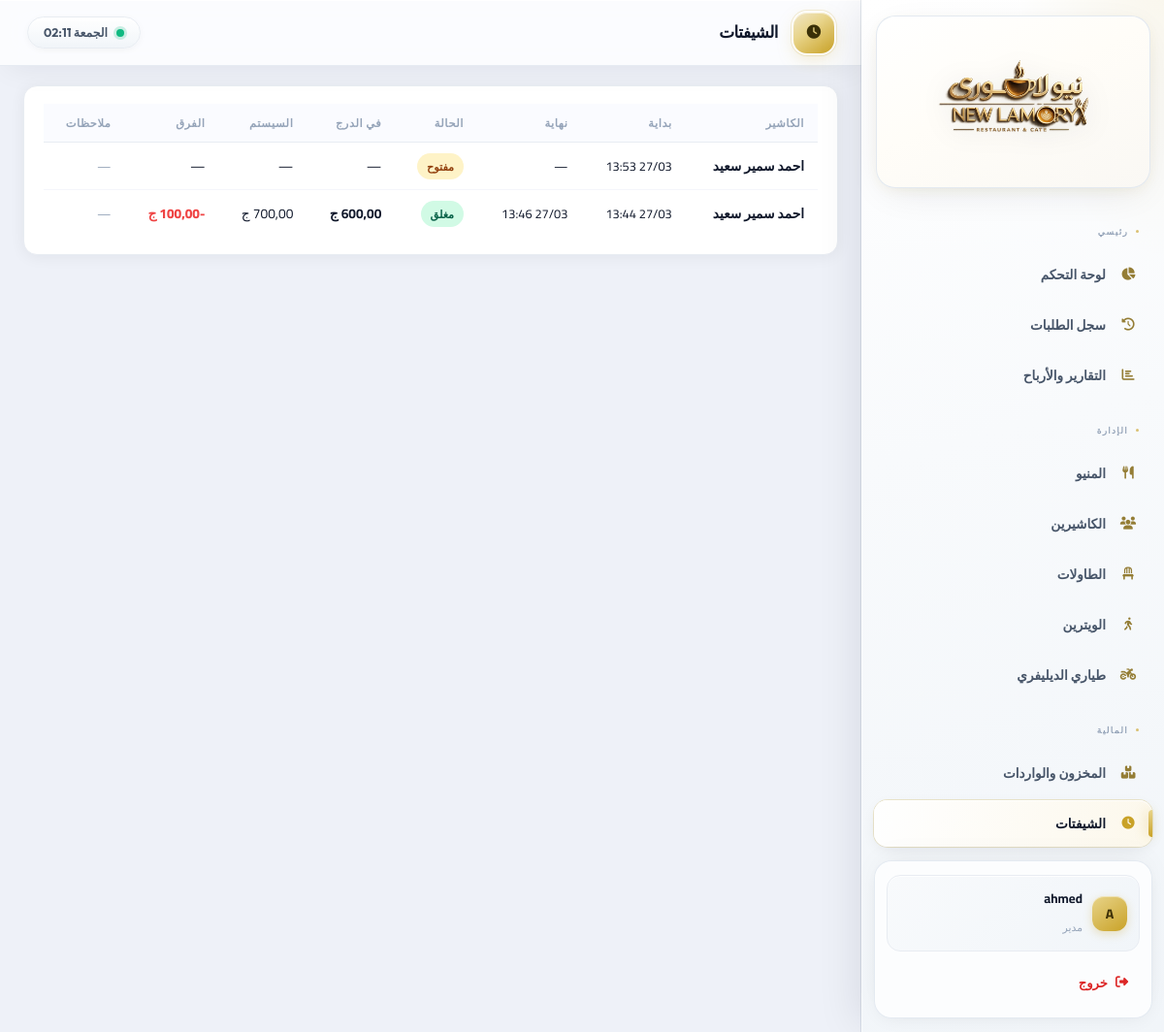
/admin-panel/shifts/ (signed in), run on an earlier commit of the app's database.
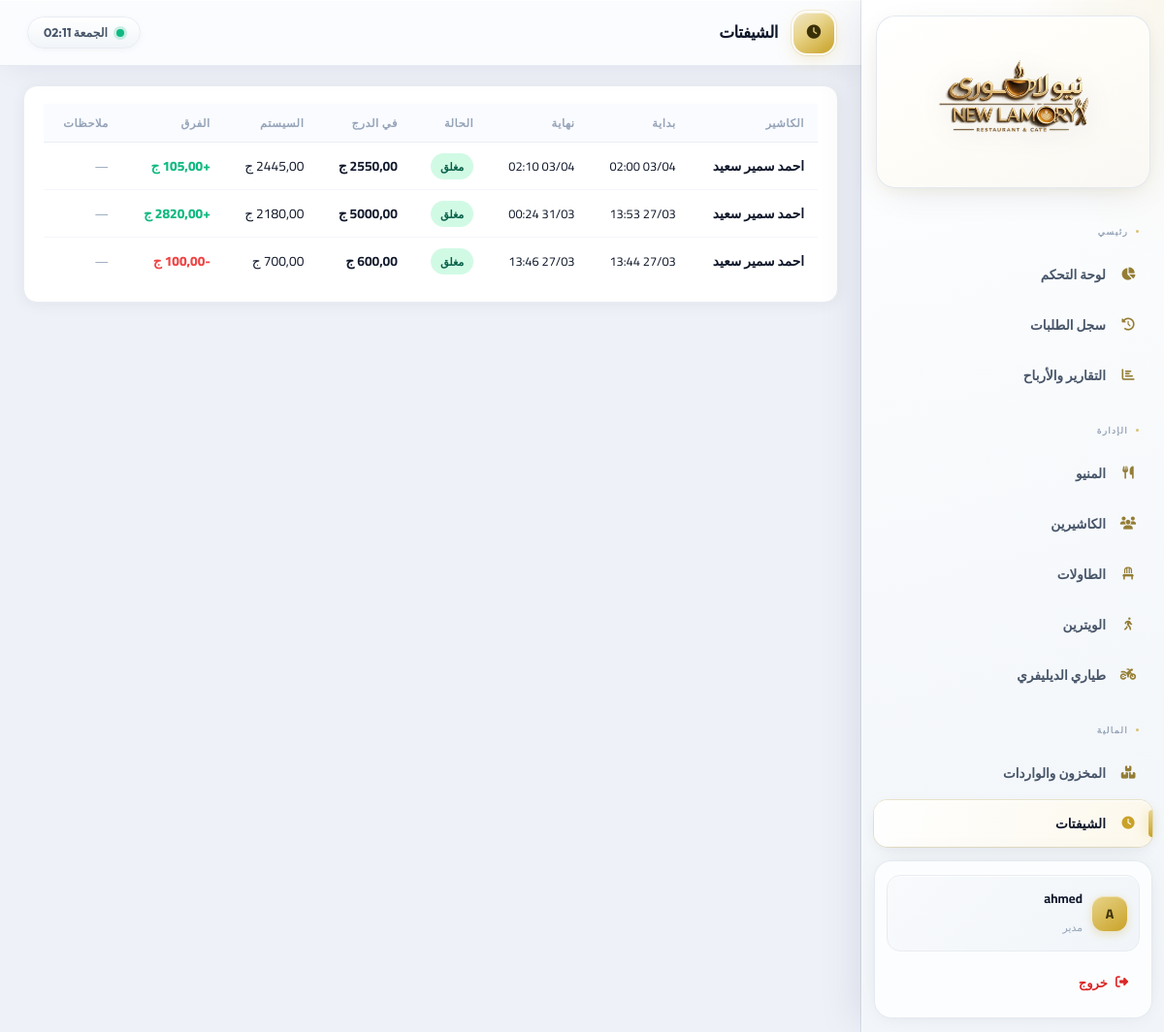
And on a later commit of the database.
### pos/models.py (models this page shows, shortened)
class Shift(models.Model):
    cashier        = models.ForeignKey(User, on_delete=models.CASCADE, related_name='shifts', verbose_name='الكاشير')
    start_time     = models.DateTimeField(auto_now_add=True)
    end_time       = models.DateTimeField(null=True, blank=True)
    status         = models.CharField(max_length=10, choices=[('open','مفتوح'),('closed','مغلق')], default='open')
    cash_in_drawer = models.DecimalField(max_digits=10, decimal_places=2, null=True, blank=True, verbose_name='الفلوس في الدرج')
    system_total   = models.DecimalField(max_digits=10, decimal_places=2, null=True, blank=True, verbose_name='إجمالي السيستم')
    difference     = models.DecimalField(max_digits=10, decimal_places=2, null=True, blank=True, verbose_name='الفرق')
    notes          = models.TextField(blank=True)
    class Meta:
        verbose_name='شيفت'; verbose_name_plural='الشيفتات'; ordering=['-start_time']

### pos/admin_views.py (the view)
# urls.py: path('admin-panel/shifts/',              admin_views.shifts_list,         name='admin_shifts'),
@admin_required
def shifts_list(request):
    shifts = Shift.objects.select_related('cashier').order_by('-start_time')[:50]
    return render(request, 'pos/admin/shifts.html', {'shifts': shifts})

### pos/admin_views.py (called while the page is built)
def admin_required(view_func):
    decorated = login_required(user_passes_test(lambda u: u.is_staff)(view_func))
    return decorated

### templates/pos/admin/shifts.html (shortened to what this page needs)
{% extends 'pos/admin/base.html' %}
{% block page_icon %}<i class="fas fa-clock"></i>{% endblock %}
{% block page_title %}الشيفتات{% endblock %}
{% block content %}
<div class="card">
  <table class="tbl">
    <thead><tr><th>الكاشير</th><th>بداية</th><th>نهاية</th><th>الحالة</th><th>في الدرج</th><th>السيستم</th><th>الفرق</th><th>ملاحظات</th></tr></thead>
    <tbody>
      {% for s in shifts %}
      <tr>
        <td><strong>{{ s.cashier.get_full_name|default:s.cashier.username }}</strong></td>
        <td style="font-size:.8rem">{{ s.start_time|date:"d/m H:i" }}</td>
        <td style="font-size:.8rem">{{ s.end_time|date:"d/m H:i"|default:"—" }}</td>
        <td>{% if s.status == 'open' %}<span class="badge b-war">مفتوح</span>{% else %}<span class="badge b-suc">مغلق</span>{% endif %}</td>
        <td>{% if s.cash_in_drawer is not None %}<strong>{{ s.cash_in_drawer|floatformat:2 }} ج</strong>{% else %}—{% endif %}</td>
        <td>{% if s.system_total is not None %}{{ s.system_total|floatformat:2 }} ج{% else %}—{% endif %}</td>
        <td>
          {% if s.difference is not None %}
          <span style="font-weight:800;color:{% if s.difference > 0 %}var(--suc){% elif s.difference < 0 %}var(--dan){% else %}var(--muted){% endif %}">
            {% if s.difference > 0 %}+{% endif %}{{ s.difference|floatformat:2 }} ج
          </span>
          {% else %}—{% endif %}
        </td>
        <td style="font-size:.8rem;color:var(--muted)">{{ s.notes|truncatechars:25|default:"—" }}</td>
      </tr>
      {% empty %}
      <tr><td colspan="8" style="text-align:center;color:var(--muted);padding:40px">مفيش شيفتات</td></tr>
      {% endfor %}
    </tbody>
  </table>
</div>
{% endblock %}

### templates/pos/admin/base.html (shortened to what this page needs)
{% load static %}
<!DOCTYPE html>
<html lang="ar" dir="rtl">
<head>
<link rel="stylesheet" href="https://cdnjs.cloudflare.com/ajax/libs/font-awesome/6.5.0/css/all.min.css">
</head>
<body>
<aside class="sb">
  <div class="sb-logo">
    <img class="sb-brand-img" src="{% static 'img/logo.png' %}" width="380" height="152" alt="">
  </div>
  <nav class="sb-nav">
    <div class="sb-sec">رئيسي</div>
    <a href="{% url 'admin_dashboard' %}" class="sb-a {% if request.resolver_match.url_name == 'admin_dashboard' %}active{% endif %}">
      <i class="fas fa-chart-pie"></i> لوحة التحكم
    </a>
    <a href="{% url 'admin_history' %}" class="sb-a {% if 'history' in request.resolver_match.url_name %}active{% endif %}">
      <i class="fas fa-clock-rotate-left"></i> سجل الطلبات
    </a>
    <a href="{% url 'admin_reports' %}" class="sb-a {% if 'reports' in request.resolver_match.url_name %}active{% endif %}">
      <i class="fas fa-chart-bar"></i> التقارير والأرباح
    </a>
    <div class="sb-sec">الإدارة</div>
    <a href="{% url 'admin_menu' %}" class="sb-a {% if 'menu' in request.resolver_match.url_name %}active{% endif %}">
      <i class="fas fa-utensils"></i> المنيو
    </a>
    <a href="{% url 'admin_cashiers' %}" class="sb-a {% if 'cashier' in request.resolver_match.url_name %}active{% endif %}">
      <i class="fas fa-users"></i> الكاشيرين
    </a>
    <a href="{% url 'admin_tables' %}" class="sb-a {% if 'table' in request.resolver_match.url_name %}active{% endif %}">
      <i class="fas fa-chair"></i> الطاولات
    </a>
    <a href="{% url 'admin_waiters' %}" class="sb-a {% if 'waiter' in request.resolver_match.url_name %}active{% endif %}">
      <i class="fas fa-person-walking"></i> الويترين
    </a>
    <a href="{% url 'admin_drivers' %}" class="sb-a {% if 'driver' in request.resolver_match.url_name %}active{% endif %}">
      <i class="fas fa-motorcycle"></i> طياري الديليفري
    </a>
    <div class="sb-sec">المالية</div>
    <a href="{% url 'admin_inventory' %}" class="sb-a {% if 'inventory' in request.resolver_match.url_name %}active{% endif %}">
      <i class="fas fa-boxes-stacked"></i> المخزون والواردات
    </a>
    <a href="{% url 'admin_shifts' %}" class="sb-a {% if 'shift' in request.resolver_match.url_name %}active{% endif %}">
      <i class="fas fa-clock"></i> الشيفتات
    </a>
  </nav>
  <div class="sb-foot">
    <div class="sb-user">
      <div class="sb-av">{{ request.user.username|first|upper }}</div>
      <div class="sb-ui">
        <strong>{{ request.user.get_full_name|default:request.user.username }}</strong>
        <span>مدير</span>
      </div>
    </div>
    <a href="{% url 'logout' %}" class="sb-out"><i class="fas fa-sign-out-alt"></i> خروج</a>
  </div>
</aside>
<main class="main">
  <header class="topbar">
    <div class="topbar-l">
      <div class="pg-icon">{% block page_icon %}<i class="fas fa-home"></i>{% endblock %}</div>
      <span class="pg-title">{% block page_title %}{% endblock %}</span>
    </div>
    <div class="clock-c"><span class="clk-dot"></span><span id="clk">--:--</span></div>
  </header>
  <div class="content">
    {% block content %}{% endblock %}
  </div>
</main>
</body>
</html>

What changed in the data, as far as the page shows it:
added Shift: cashier.get_full_name "احمد سمير سعيد", start_time "03/04 02:00", end_time "03/04 02:10", status "مغلق", cash_in_drawer "2550,00", difference "105,00", notes "—"
changed Shift (number 2 of 3 on the later page): end_time "—" → "31/03 00:24"; cash_in_drawer (not shown) → "5000,00"; difference (not shown) → "2820,00"; status "مفتوح" → "مغلق"; cash_in_drawer "—" → "ج"; system_total "—" → "ج"; difference "—" → "+ ج"
